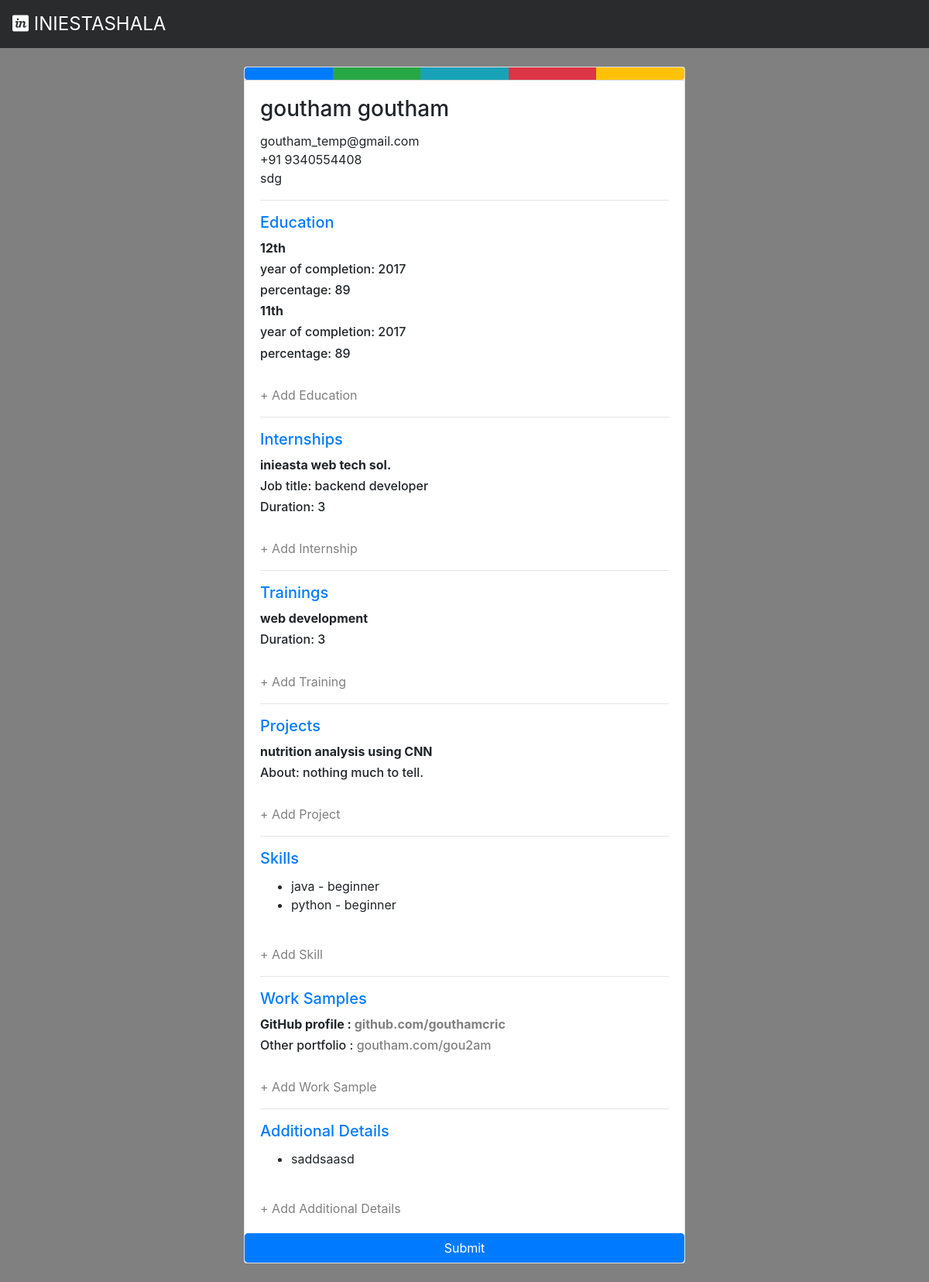
Page /resume.php (signed in) on the committed database.
### tables this page shows
CREATE TABLE IF NOT EXISTS `users` (
  `id` int(11) NOT NULL AUTO_INCREMENT,
  `first_name` varchar(40) NOT NULL,
  `last_name` varchar(40) NOT NULL,
  `phone` varchar(40) NOT NULL,
  `email` varchar(40) NOT NULL,
  `password` varchar(40) NOT NULL,
  `is_employer` tinyint(1) NOT NULL,
  `city1` varchar(40) DEFAULT NULL,
  `city2` varchar(40) DEFAULT NULL,
  `type` varchar(40) DEFAULT NULL,
  `job_pre_1` varchar(30) DEFAULT NULL,
  `job_pre_2` varchar(30) DEFAULT NULL,
  `job_pre_3` varchar(30) DEFAULT NULL,
  `city_pre_1` varchar(30) DEFAULT NULL,
  `city_pre_2` varchar(30) DEFAULT NULL,
  `city_pre_3` varchar(30) DEFAULT NULL,
  `education` varchar(1000) NOT NULL DEFAULT '',
  `internships` varchar(1000) NOT NULL DEFAULT '',
  `trainings` varchar(1000) NOT NULL DEFAULT '',
  `projects` varchar(1000) NOT NULL DEFAULT '',
  `work_samples` varchar(1000) NOT NULL DEFAULT '',
  `skills` varchar(1000) NOT NULL DEFAULT '',
  `additional_details` varchar(1000) NOT NULL DEFAULT '',
  `approval_status` varchar(100) NOT NULL DEFAULT 'Not Approved',
  PRIMARY KEY (`id`)
);

### resume.php (the view, shortened to what this page needs)
<?php
if(isset($_GET['company_id'])){
$company_id=$_GET['company_id'];}
else
{$company_id="not set";}
if(!isset($_SESSION['id'])){
header('location: login.php?msg=kindly sign in first');
exit;
}
else
{ $now = time();
 if ($now > $_SESSION['expire']) {
            session_unset();
             session_destroy();
            echo "Your session has expired! <a href='registerStudent.php'>sign up here</a>";
}
        else {
            include("connection.php");
        $querry='select * from users where email="'.$_SESSION['id'].'"';
        $res= mysqli_query($con, $querry)or die(mysqli_errno($con));
        $out= mysqli_fetch_array($res)or die(mysqli_errno($con));
?>
<!DOCTYPE html>
<html lang="en">
<head>
    <link rel="stylesheet" href="https://stackpath.bootstrapcdn.com/bootstrap/4.4.1/css/bootstrap.min.css"
>
</head>
<body>
    <nav class="navbar navbar-expand-lg navbar-dark" style="background-color: #292b2c;">
        <a class="navbar-brand" style="font-size:x-large;" href="#"><i class="fab fa-invision"></i> INIESTASHALA</a>
    </nav>
    <br>
    <div class="resume">
        <div class="row justify-content-md-center">
            <div class="col-md-6">
                <div class="card">
                    <div class="card-header">
                        <div class="progress">
                            <div class="progress-bar" role="progressbar" style="width: 20%" aria-valuenow="15"
                                aria-valuemin="0" aria-valuemax="100"></div>
                            <div class="progress-bar bg-success" role="progressbar" style="width: 20%"
                                aria-valuenow="30" aria-valuemin="0" aria-valuemax="100"></div>
                            <div class="progress-bar bg-info" role="progressbar" style="width: 20%" aria-valuenow="20"
                                aria-valuemin="0" aria-valuemax="100"></div>
                            <div class="progress-bar bg-danger" role="progressbar" style="width: 20%" aria-valuenow="20"
                                aria-valuemin="0" aria-valuemax="100"></div>
                            <div class="progress-bar bg-warning" role="progressbar" style="width: 20%"
                                aria-valuenow="20" aria-valuemin="0" aria-valuemax="100"></div>
                        </div>
                    </div>
                    <div class="card-body text-left">
                        <h3 class="card-title"><?php echo $out['first_name']." ".$out['last_name']; ?></h3>
                        <p class="card-text"><?php echo $out['email']; ?> <br>+91 <?php echo $out['phone']?> <br><?php echo $out['city1']; ?></p>
                        <hr>
                        <h5 class="card-title text-primary">Education</h5>
                        <div id="education">
                            <?php $edu = explode ("@", $out['education']);
                           $n= count($edu);
                           if($n>1){
                               for($i=0;$i<$n-1;$i++){
                                   $sub_edu = explode (",", $edu[$i]);
                            ?>
                             <h6><b><?php echo $sub_edu[0]; ?></b></h6>
                            <h6>year of completion: <?php echo $sub_edu[1]; ?></h6>
                            <h6>percentage: <?php echo $sub_edu[2]; ?></h6>
                           <?php }}?>
                        </div>
                        <br>
                        <a id="add-education" data-toggle="modal" data-target="#educationModalScrollable">+ Add
                            Education</a>
                        <hr>
                        <h5 class="card-title text-primary">Internships</h5>
                        <div id="internships">
                            <?php $data = explode ("@", $out['internships']);
                           $n= count($data);
                           if($n>1){
                               for($i=0;$i<$n-1;$i++){
                                   $sub_data = explode (",", $data[$i]);
                            ?>
                             <h6><b><?php echo $sub_data[0]; ?></b></h6>
                            <h6>Job title: <?php echo $sub_data[1]; ?></h6>
                            <h6>Duration: <?php echo $sub_data[2]; ?></h6>
                           <?php }}?>
                        </div>
                        <br>
                        <a id="add-internship" data-toggle="modal" data-target="#internshipsModalScrollable">+ Add
                            Internship</a>
                        <hr>
                        <h5 class="card-title text-primary">Trainings</h5>
                        <div id="trainings">
                            <?php $data = explode ("@", $out['trainings']);
                           $n= count($data);
                           if($n>1){
                               for($i=0;$i<$n-1;$i++){
                                   $sub_data = explode (",", $data[$i]);
                            ?>
                             <h6><b><?php echo $sub_data[0]; ?></b></h6>
                            <h6>Duration: <?php echo $sub_data[1]; ?></h6>
                           <?php }}?>
                        </div>
                        <br>
                        <a id="add-training" data-toggle="modal" data-target="#trainingsModalScrollable">+ Add
                            Training</a>
                        <hr>
                        <h5 class="card-title text-primary">Projects</h5>
                        <div id="projects">
                            <?php $data = explode ("@", $out['projects']);
                           $n= count($data);
                           if($n>1){
                               for($i=0;$i<$n-1;$i++){
                                   $sub_data = explode ("#", $data[$i]);
                            ?>
                             <h6><b><?php echo $sub_data[0]; ?></b></h6>
                            <h6>About: <?php echo $sub_data[1]; ?></h6>
                           <?php }}?>
                        </div>
                        <br>
                        <a id="add-project" data-toggle="modal" data-target="#projectsModalScrollable">+ Add Project</a>
                        <hr>
                        <h5 class="card-title text-primary">Skills</h5>
                        <div id="skills">
                            <ul>
                                                         <?php $data = explode ("@", $out['skills']);
                           $n= count($data);
                           if($n>1){
                               for($i=0;$i<$n-1;$i++){
                                   $sub_data = explode (",", $data[$i]);
                            ?>
                                <li><?php echo $sub_data[0]." - ".$sub_data[1]; ?></li>
                           <?php }}?>
                            </ul>
                        </div>
                        <br>
                        <a id="add-skill" data-toggle="modal" data-target="#skillsModalScrollable">+ Add Skill</a>
                        <hr>
                        <h5 class="card-title text-primary">Work Samples</h5>
                        <div id="work-samples">
                         <?php $data = explode ("^", $out['work_samples']);
                           $n= count($data);
                           if($n>1){
                               for($i=0;$i<$n-1;$i++){
                                   $sub_data = explode (",", $data[$i]);
                            ?>
                            <h6><b>GitHub profile : <a href="<?php echo $sub_data[0]; ?>"><?php echo $sub_data[0]; ?></a></b></h6>
                            <h6>Other portfolio : <a href="<?php echo $sub_data[1]; ?>"><?php echo $sub_data[1]; ?></a></h6>
                           <?php }}?>
                        </div>
                        <br>
                        <a id="add-work-sample" data-toggle="modal" data-target="#work-samplesModalScrollable">+ Add
                            Work Sample</a>
                        <hr>
                        <h5 class="card-title text-primary">Additional Details</h5>
                        <div id="additional-details">
                            <ul>
                                                         <?php $data = explode ("@", $out['additional_details']);
                           $n= count($data);
                           if($n>1){
                               for($i=0;$i<$n-1;$i++){
                            ?>
                                <li><?php echo $data[$i]; ?></li>
                                      <?php }}?>
                            </ul>
                        </div>
                        <br>
                        <a id="add-additional-detail" data-toggle="modal"
                            data-target="#additional-detailsModalScrollable">+ Add Additional Details</a>
                    </div>
            <?php        if($company_id=="not set"){ echo '<a href="internships.php" class="btn btn-primary" style="color:white;">Submit</a> ';}
                    else{
                   echo ' <a href="evaluation.php?company_id='.$company_id.'" class="btn btn-primary" style="color:white;">Submit</a> ';
                     }?>
                </div>
            </div>
        </div>
    </div><br>
</body>
</html>
<?php }} ?>

### resume.php (style rules this page uses)
body { background-color: grey; }
.resume a { color: grey; }
.row { margin: 0; }
.card-header { padding: 0; }

### rows in the picture
users: first_name "goutham", last_name "goutham", email "goutham_temp@gmail.com", phone "9340554408", city1 "sdg", education "12th", education "2017", education "89", education "11th", internships "inieasta web tech sol.", internships "backend developer", internships "3", trainings "web development", trainings "3", projects "nutrition analysis using CNN", projects "nothing much to tell.", skills "java", skills "beginner", skills "python", work_samples "github.com/gouthamcric", work_samples "goutham.com/gou2am", additional_details "saddsaasd"
